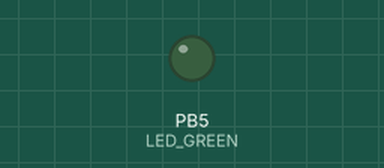
This program was run on a simulated ATmega328P, built with avr-gcc and emulated at 16 MHz. On the bench: output pins drawn as LEDs (lit = HIGH).

Above: at 0.15 s.
At 4.3 s:
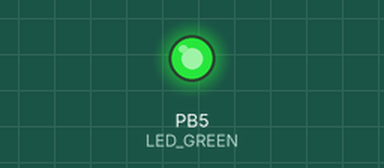
Timing chart, 0 to 12.2 s (numbered marks = the images above):
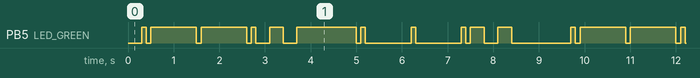

Measured:
- by itself, PB5 (LED_GREEN): moves between LOW and HIGH, repeating every 9.4 s
- by itself, everything shown: repeats every 9.4 s, in 22 steps

The program:

main.c
```c
// (licence header left out)
/* Defines -----------------------------------------------------------*/
/* The preprocessor will process directives that are inserted into the C
 * source code. These directives allow additional actions to be taken on
 * the C source code before it is compiled into object code. Directives
 * are not part of the C language itself.
 *
 * Preprocessor directives begin with a pound (#) symbol and may have
 * several arguments. Do NOT put a semicolon character at the end of
 * directives. This is a common mistake.
 */
#define LED_GREEN   PB5     // AVR pin where green LED is connected
#define SHORT_DELAY1 100    // Delay for dot
#define SHORT_DELAY2 300   // Delay for underline
#define SHORT_DELAY3 1000   // Delay between letters
#ifndef F_CPU               // Preprocessor directive allows for conditional
                            // compilation. The #ifndef means "if not defined".
# define F_CPU 16000000     // CPU frequency in Hz required for delay
#endif                      // The #ifndef directive must be closed by #endif

/* Includes ----------------------------------------------------------*/
/* Include another C language file into the current file at the location
 * of the #include statement prior to compiling the source code.
 */
#include <util/delay.h> // Functions for busy-wait delay loops
#include <avr/io.h>     // AVR device-specific IO definitions

/* Function definitions ----------------------------------------------*/
/**********************************************************************
 * Function: Main function where the program execution begins
 * Purpose:  Toggle one LED and use delay library.
 * Returns:  none
 **********************************************************************/
int main(void)
{
    // Set pin as output in Data Direction Register
    // DDRB = DDRB or 0010 0000
    DDRB = DDRB | (1<<LED_GREEN);

    // Set pin LOW in Data Register (LED off)
    // PORTB = PORTB and 1101 1111
    PORTB = PORTB & ~(1<<LED_GREEN);

    // Infinite loop
    while (1)
    {
        // Pause several milliseconds
        _delay_ms(SHORT_DELAY2);        // D

        // Invert LED in Data Register
        // PORTB = PORTB xor 0010 0000
        PORTB = PORTB ^ (1<<LED_GREEN);

        _delay_ms(SHORT_DELAY1);
        PORTB = PORTB ^ (1<<LED_GREEN);  // D

        _delay_ms(SHORT_DELAY1);
        PORTB = PORTB ^ (1<<LED_GREEN);  // D

        _delay_ms(SHORT_DELAY3);
        PORTB = PORTB ^ (1<<LED_GREEN);  // space

         _delay_ms(SHORT_DELAY1);
        PORTB = PORTB ^ (1<<LED_GREEN);  //E

        _delay_ms(SHORT_DELAY3);
        PORTB = PORTB ^ (1<<LED_GREEN);  // space

        _delay_ms(SHORT_DELAY1);
        PORTB = PORTB ^ (1<<LED_GREEN);  // 2

        _delay_ms(SHORT_DELAY1);
        PORTB = PORTB ^ (1<<LED_GREEN);  // 2

        _delay_ms(SHORT_DELAY2);
        PORTB = PORTB ^ (1<<LED_GREEN);  // 2

        _delay_ms(SHORT_DELAY2);
        PORTB = PORTB ^ (1<<LED_GREEN);  // 2

        _delay_ms(SHORT_DELAY2);
        PORTB = PORTB ^ (1<<LED_GREEN);  // 2

        _delay_ms(SHORT_DELAY3);         // space
    }

    // Will never reach this
    return 0;
}
```
